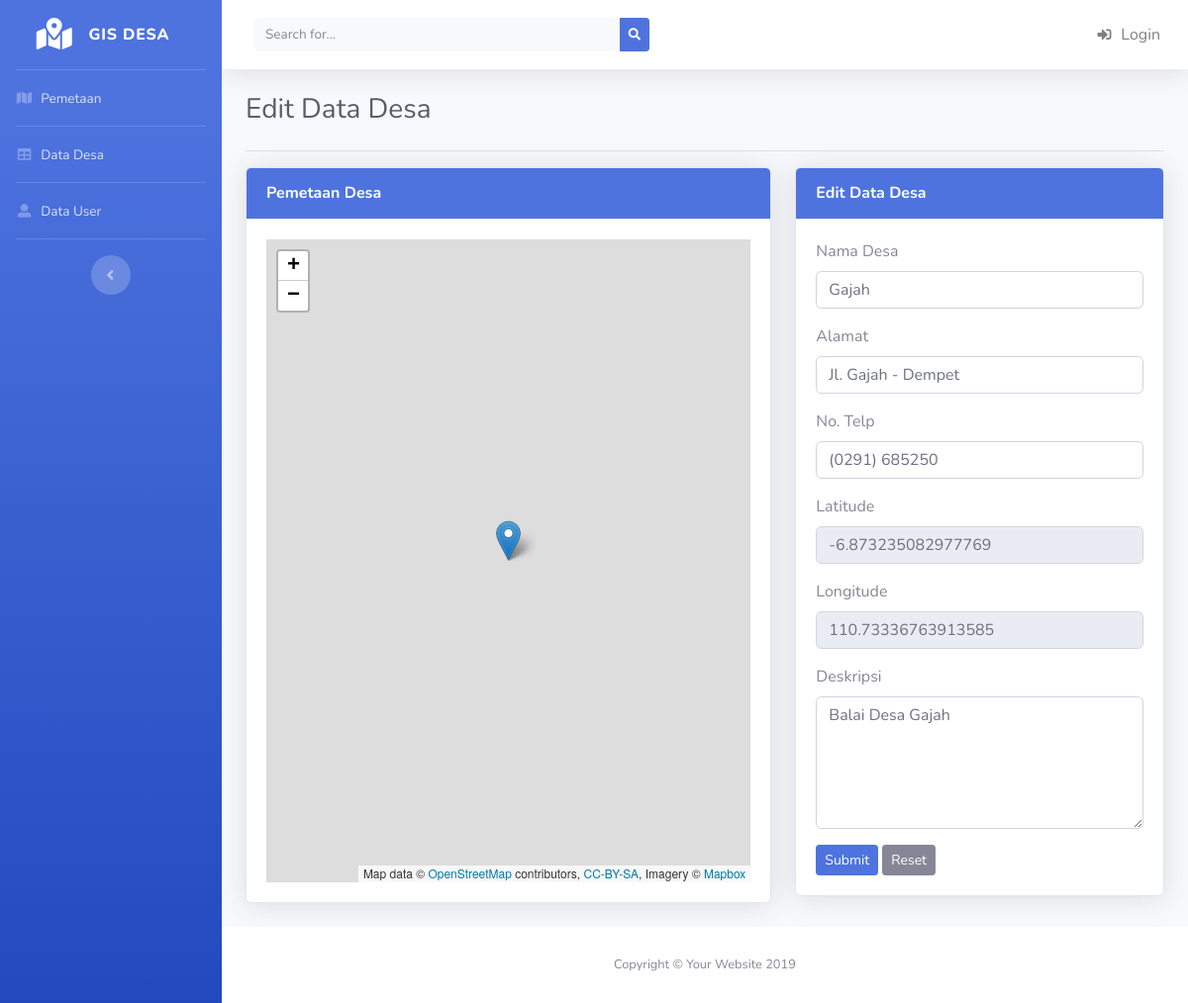
/desa/edit/3, run on the app's committed database.
### tables this page shows
CREATE TABLE `tb_desa` (
  `id_desa` int(11) NOT NULL,
  `nama_desa` varchar(20) NOT NULL,
  `alamat` varchar(100) NOT NULL,
  `telp` varchar(15) NOT NULL,
  `latitude` varchar(100) NOT NULL,
  `longitude` varchar(100) NOT NULL,
  `deskripsi` text NOT NULL
);

### application/views/layout/v_content.php (called while the page is built)
<?php
if ($isi) {
    $this->load->view($isi);
}

### application/views/layout/v_wrapper.php (called while the page is built)
<?php
require_once('v_head.php');
require_once('v_header.php');
require_once('v_nav.php');
require_once('v_content.php');
require_once('v_footer.php');

### application/controllers/Desa.php (called while the page is built, shortened)
<?php
class Desa extends CI_Controller
{
    public function __construct()
    {
        $this->load->model('m_desa');
    }
    public function edit($id_desa)
    {
        $this->form_validation->set_rules('nama_desa', 'Nama Desa', 'required', array(
            'required' => '%s Harus diisi !!'
        ));
        $this->form_validation->set_rules('alamat', 'Alamat', 'required', array(
            'required' => '%s Harus diisi !!'
        ));
        $this->form_validation->set_rules('telp', 'No Telp', 'required', array(
            'required' => '%s Harus diisi !!'
        ));
        $this->form_validation->set_rules('latitude', 'Latitude', 'required', array(
            'required' => '%s Harus diisi !!'
        ));
        $this->form_validation->set_rules('longitude', 'Longitude', 'required', array(
            'required' => '%s Harus diisi !!'
        ));
        $this->form_validation->set_rules('deskripsi', 'Deskripsi', 'required', array(
            'required' => '%s Harus diisi !!'
        ));
        if ($this->form_validation->run() == FALSE) {
            $data = array(
                'title'  => 'GIS Desa se Kecamatan Gajah',
                'title1' => 'Edit Data Desa',
                'title2' => 'Pemetaan Desa',
                'desa'   => $this->m_desa->detail($id_desa),
                'isi'    => 'desa/v_edit'
            );
            $this->load->view('layout/v_wrapper', $data, FALSE);
        }
    }
}

### index.php (called while the page is built, shortened)
<?php
require_once BASEPATH.'core/CodeIgniter.php';

### application/models/M_desa.php (called while the page is built, shortened)
<?php
class M_desa extends CI_Model
{
    public function detail($id_desa)
    {
        $this->db->select('*');
        $this->db->from('tb_desa');
        $this->db->where('id_desa', $id_desa);
        return $this->db->get()->row();
    }
}

### application/views/desa/v_edit.php (the view, shortened to what this page needs)
<div class="row">
    <div class="col-md-7">
        <div class="card shadow mb-4">
            <div class="card-header bg-primary py-3">
                <h6 class="m-0 font-weight-bold text-white"><?= $title2; ?></h6>
            </div>
            <div class="card-body">
                <div id="mapidedit" style="width: 100%; height: 650px;"></div>
            </div>
        </div>
    </div>
    <div class="col-md-5">
        <div class="card shadow mb-4">
            <div class="card-header bg-primary py-3">
                <h6 class="m-0 font-weight-bold text-white"><?= $title1; ?></h6>
            </div>
            <div class="card-body">
                <?php
                echo form_open('desa/edit/' . $desa->id_desa);
                ?>
                <div class="form-group">
                    <label>Nama Desa</label>
                    <input type="text" name="nama_desa" value="<?= $desa->nama_desa ?>" class="form-control" placeholder="Masukkan Nama Desa">
                </div>
                <div class="form-group">
                    <label>Alamat</label>
                    <input type="text" name="alamat" value="<?= $desa->alamat ?>" class="form-control" placeholder="Masukkan Alamat">
                </div>
                <div class="form-group">
                    <label>No. Telp</label>
                    <input type="text" name="telp" value="<?= $desa->telp ?>" class="form-control" placeholder="Masukkan No Telp">
                </div>
                <div class="form-group">
                    <label>Latitude</label>
                    <input type="text" name="latitude" value="<?= $desa->latitude ?>" class="form-control" id="Latitude" placeholder="Latitude" readonly>
                </div>
                <div class="form-group">
                    <label>Longitude</label>
                    <input type="text" name="longitude" value="<?= $desa->longitude ?>" class="form-control" id="Longitude" placeholder="Longitude" readonly>
                </div>
                <div class="form-group">
                    <label>Deskripsi</label>
                    <textarea class="form-control" name="deskripsi" rows="5"><?= $desa->deskripsi ?></textarea>
                </div>
                <button type="submit" class="btn btn-primary btn-sm">Submit</button>
                <button type="reset" class="btn btn-secondary btn-sm">Reset</button>
            </div>
        </div>
    </div>
</div>

### data on the page
tb_desa: nama_desa "Gajah", alamat "Jl. Gajah - Dempet", telp "(0291) 685250", latitude "-6.873235082977769", longitude "110.73336763913585", deskripsi "Balai Desa Gajah"

### other printed values
$title1 "Edit Data Desa"
$title2 "Pemetaan Desa"
